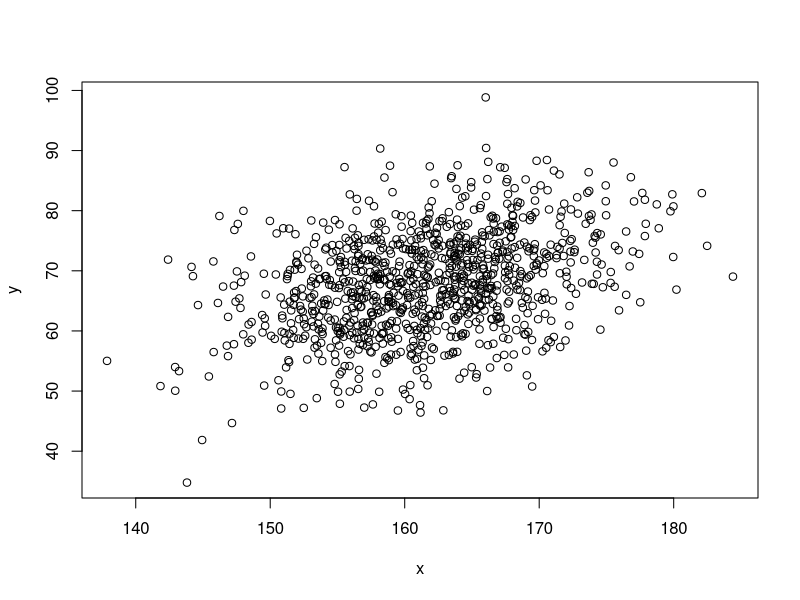

This chart was generated by the following R code:
## ---- chunk 1
knitr::opts_chunk$set(echo = TRUE)
## ---- chunk 2
y = rgamma(n=2, shape=2)
x = log(y)

median(x); log(median(y))
## ---- chunk 3
x = c(10, 8, 14, 7, 21, 44, 60)
mean(x); var(x)
## ---- chunk 4
x = rnorm(n=1000, mean=162, sd=7)
y = rnorm(n=1000, mean=3+0.4*x, sd=8)
plot(x, y)
## ---- chunk 5
mean(x); mean(y); sd(x); sd(y)
## ---- chunk 6
cor(x, y)
## ---- chunk 7
n <- 100000; z <- rnorm(n)
zneg <- 0; j <- 1

system.time( #time the original code
  for (i in 1:n) {
    if (z[i]<0) {
      zneg[j] <- z[i]
      j <- j + 1
    }
  }
)
## ---- chunk 8
system.time(
  opt_zneg <- z[z<0] #rewritten code
)
## ---- chunk 9
all(zneg == opt_zneg)
